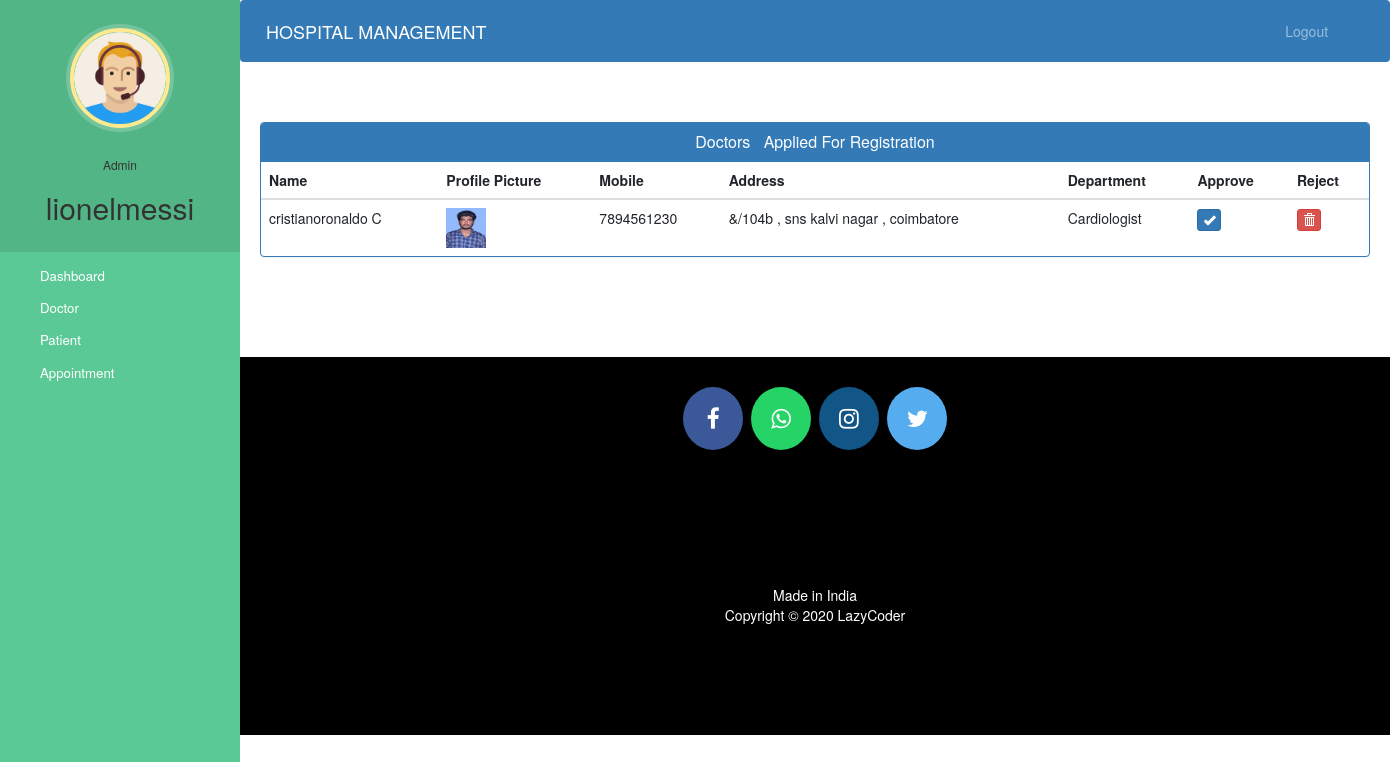
/admin-approve-doctor (signed in), run on the app's committed database.
### hospital/models.py (models this page shows, shortened)
class Doctor(models.Model):
    user=models.OneToOneField(User,on_delete=models.CASCADE)
    profile_pic= models.ImageField(upload_to='profile_pic/DoctorProfilePic/',null=True,blank=True)
    address = models.CharField(max_length=40)
    mobile = models.CharField(max_length=20,null=True)
    department= models.CharField(max_length=50,choices=departments,default='Cardiologist')
    status=models.BooleanField(default=False)
    @property
    def get_name(self):
        return self.user.first_name+" "+self.user.last_name

### hospital/views.py (the view)
# urls.py: path('admin-approve-doctor', views.admin_approve_doctor_view,name='admin-approve-doctor'),
@login_required(login_url='adminlogin')
@user_passes_test(is_admin)
def admin_approve_doctor_view(request):
    doctors=models.Doctor.objects.all().filter(status=False)
    return render(request,'hospital/admin_approve_doctor.html',{'doctors':doctors})

### hospital/views.py (called while the page is built)
def is_admin(user):
    return user.groups.filter(name='ADMIN').exists()

### templates/hospital/admin_approve_doctor.html (shortened to what this page needs)
{% extends 'hospital/admin_base.html' %}
{% block content %}
{%load static%}
<head>
  <link href="//netdna.bootstrapcdn.com/bootstrap/3.0.0/css/bootstrap.min.css" rel="stylesheet" id="bootstrap-css">
</head>
<div class="container">
  <div class="panel panel-primary">
    <div class="panel-heading">
      <h6 class="panel-title">Doctors &nbsp Applied For Registration</h6>
    </div>
    <table class="table table-hover" id="dev-table">
      <thead>
        <tr>
          <th>Name</th>
          <th>Profile Picture</th>
          <th>Mobile</th>
          <th>Address</th>
          <th>Department</th>
          <th>Approve</th>
          <th>Reject</th>
        </tr>
      </thead>
      {% for d in doctors %}
      <tr>
        <td> {{d.get_name}}</td>
        <td> <img src="{% static d.profile_pic.url %}" alt="Profile Pic" height="40px" width="40px" /></td>
        <td>{{d.mobile}}</td>
        <td>{{d.address}}</td>
        <td>{{d.department}}</td>
        <td><a class="btn btn-primary btn-xs" href="{% url 'approve-doctor' d.id  %}"><span class="glyphicon glyphicon-ok"></span></a></td>
        <td><a class="btn btn-danger btn-xs" href="{% url 'reject-doctor' d.id  %}"><span class="glyphicon glyphicon-trash"></span></a></td>
      </tr>
      {% endfor %}
    </table>
  </div>
</div>
{% endblock content %}

### templates/hospital/admin_base.html (shortened to what this page needs)
<!DOCTYPE html>
{% load static %}
<html lang="en">
<head>
  <link rel="stylesheet" href="https://stackpath.bootstrapcdn.com/bootstrap/4.3.1/css/bootstrap.min.css">
  <link rel="stylesheet" href="https://maxcdn.bootstrapcdn.com/font-awesome/4.7.0/css/font-awesome.min.css">
  <link rel="stylesheet" href="{% static '/style.css' %}">
</head>
<body>
  <nav class="menu" tabindex="0">
    <header class="avatar">
      <img src="{% static "images/adminpropic.png" %}" />
      <br><br>
      <h6>Admin</h6>
      <h2>{{request.user.first_name}}</h2>
    </header>
    <ul>
      <li tabindex="0" class="icon-dashboard"> <a style="color:white; text-decoration:none;" href="/admin-dashboard"><span>Dashboard</span></a> </li>
      <li tabindex="0" class="icon-customers"> <a style="color:white; text-decoration:none;" href="/admin-doctor"><span>Doctor</span></a></li>
      <li tabindex="0" class="icon-users"> <a style="color:white; text-decoration:none;" href="/admin-patient"><span>Patient</span></a></li>
      <li tabindex="0" class="icon-calendar"> <a style="color:white; text-decoration:none;" href="/admin-appointment"><span>Appointment</span></a></li>
    </ul>
  </nav>
  <main>
    <div class="bs-example">
      <nav class="navbar navbar-expand-md  navbar-dark fixed-top" style="background:#337AB7;">
        <a href="/admin-dashboard" class="navbar-brand">HOSPITAL MANAGEMENT</a>
        <div class="collapse navbar-collapse justify-content-between" id="navbarCollapse">
          <div class="navbar-nav" style=" margin-left: 90%;">
            <a href="/logout" class="nav-item nav-link">Logout</a>
          </div>
        </div>
      </nav>
    </div>
    <br><br>
    {% block content %}
    {% endblock content %}
    <br><br><br><br>
    <footer>
      <p>
        <a id="ftr" href="https://facebook.com/sumit.luv/" class="fa fa-facebook"></a>
        <a id="ftr" href="https://api.whatsapp.com/send?phone=919572181024&text=Hello%20Sumit.%0d%0aHow%20are%20you%20%3f%0d%0aI%20came%20from%20your%20website.&source=&data=#" class="fa fa-whatsapp"></a>
        <a id="ftr" href="https://instagram.com/sumit.luv" class="fa fa-instagram"></a>
        <a id="ftr" href="https://twitter.com/sumitkumar1503" class="fa fa-twitter"></a>
      </p>
      <br>
      <div class="container">
        <div class="row">
          <div class="col-md-12 col-sm-12">
            <div style="color:#ffffff;" class="wow fadeInUp footer-copyright">
              <p>Made in India <br>
                Copyright &copy; 2020 LazyCoder </p>
            </div>
          </div>
        </div>
      </div>
    </footer>
  </main>
</body>
</html>

### static/style.css (style rules this page uses)
body { padding-left: 240px; }
main { position: relative; height: 100vh; }
.menu { background: #5bc995; height: 100vh; width: 240px; position: fixed; top: 0px; left: 0; z-index: 5; outline: none; }
.menu .avatar { background: rgba(0, 0, 0, 0.1); padding: 2em 0.5em; text-align: center; }
.menu .avatar img { width: 100px; border-radius: 50%; overflow: hidden; border: 4px solid #ffea92; box-shadow: 0 0 0 4px rgba(255, 255, 255, 0.2); }
.menu .avatar h2 { font-weight: normal; margin-bottom: 0; }
.menu ul { list-style: none; padding: 0.5em 0; margin: 0; }
.menu ul li { padding: 0.5em 1em 0.5em 3em; font-size: 0.95em; font-weight: regular; background-repeat: no-repeat; background-position: left 15px center; background-size: auto 20px; transition: all 0.15s linear; cursor: pointer; }
.menu ul li.icon-dashboard { background-image: url("http://www.entypo.com/images//gauge.svg"); }
.menu ul li.icon-customers { background-image: url("http://www.entypo.com/images//briefcase.svg"); }
.menu ul li.icon-users { background-image: url("http://www.entypo.com/images//users.svg"); }
.menu ul li.icon-calendar { background-image: url("http://www.entypo.com/images//calendar.svg"); }

### templates/hospital/admin_base.html (style rules this page uses)
a:link { text-decoration: none; }
a { color: white; }
footer { padding: 0px 0px 0px 0px; background-color: black; margin: 0px; }
#ftr { padding: 20px; }
.fa { font-size: 23px; width: 60px; text-align: center; text-decoration: none; margin: 5px 2px; border-radius: 50%; }
.fa-facebook { background: #3B5998; color: white; margin-top: 30px; }
.fa-whatsapp { background: #25d366; color: white; }
.fa-twitter { background: #55ACEE; color: white; }
.fa-instagram { background: #125688; color: white; }
p { text-align: center; }
body { padding-left: 240px; }
main { position: relative; height: 100vh; }
.menu { background: #5bc995; height: 100vh; width: 240px; position: fixed; top: 0px; left: 0; z-index: 5; outline: none; }
.menu .avatar { background: rgba(0, 0, 0, 0.1); padding: 2em 0.5em; text-align: center; }
.menu .avatar img { width: 100px; border-radius: 50%; overflow: hidden; border: 4px solid #ffea92; box-shadow: 0 0 0 4px rgba(255, 255, 255, 0.2); }
.menu .avatar h2 { font-weight: normal; margin-bottom: 0; }
.menu ul { list-style: none; padding: 0.5em 0; margin: 0; }
.menu ul li { padding: 0.5em 1em 0.5em 3em; font-size: 0.95em; font-weight: regular; background-repeat: no-repeat; background-position: left 15px center; background-size: auto 20px; transition: all 0.15s linear; cursor: pointer; }
.menu ul li.icon-dashboard { background-image: url("http://www.entypo.com/images//gauge.svg"); }
.menu ul li.icon-customers { background-image: url("http://www.entypo.com/images//briefcase.svg"); }
.menu ul li.icon-users { background-image: url("http://www.entypo.com/images//users.svg"); }
.menu ul li.icon-calendar { background-image: url("http://www.entypo.com/images//calendar.svg"); }

### templates/hospital/admin_approve_doctor.html (style rules this page uses)
a:link { text-decoration: none; }
h6 { text-align: center; }
.row { margin: 100px; }

### data on the page
Doctor: get_name "cristianoronaldo C", profile_pic (picture), mobile "7894561230", address "&/104b , sns kalvi nagar , coimbatore", department "Cardiologist"

### other printed values
{{ request.user.first_name }} "lionelmessi"
